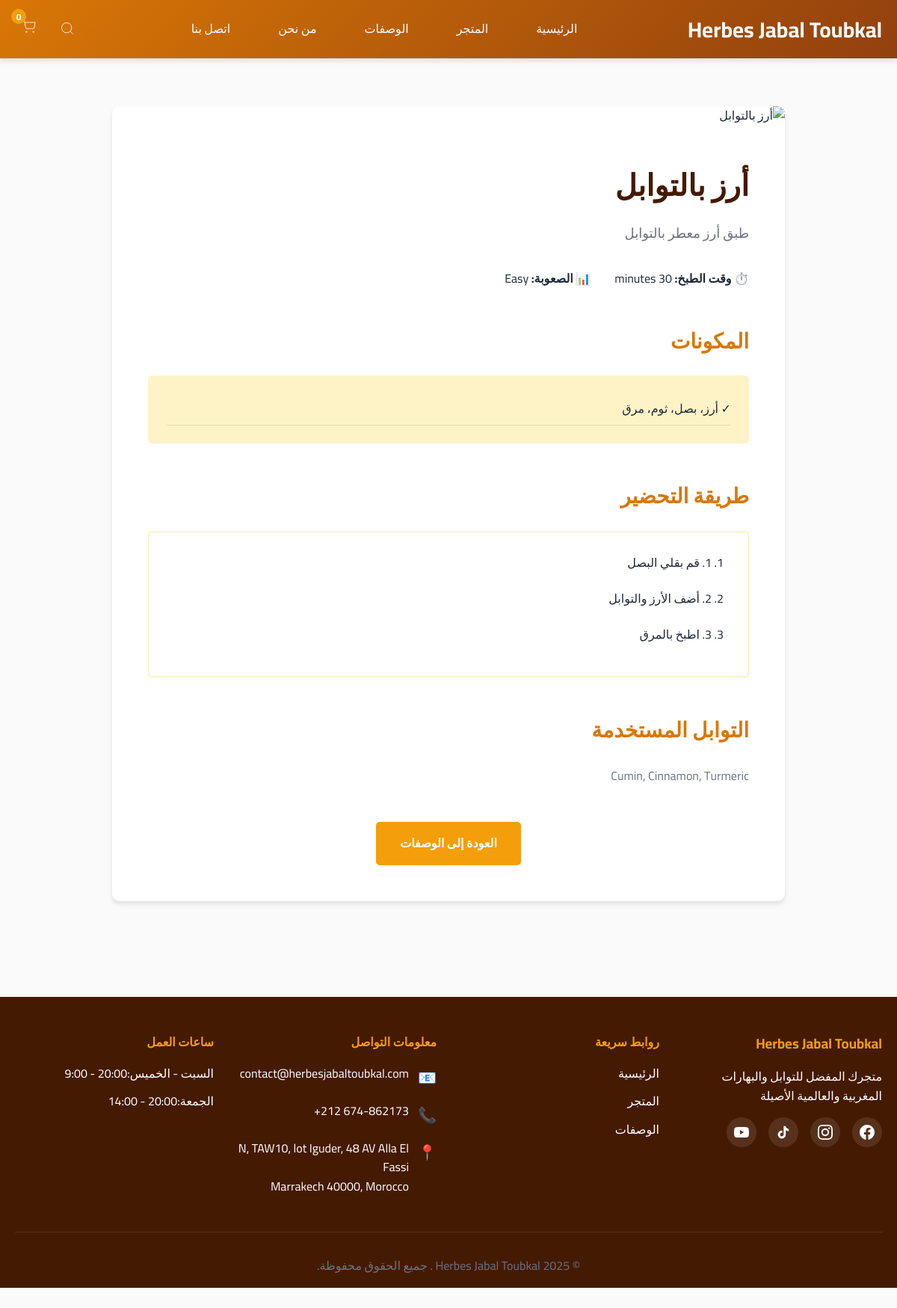
The app's page /recipe-details.php?id=2 with its own data.
### tables this page shows
CREATE TABLE IF NOT EXISTS recipes (
    id INT AUTO_INCREMENT PRIMARY KEY,
    title VARCHAR(255) NOT NULL,
    title_ar VARCHAR(255) NOT NULL,
    description TEXT,
    description_ar TEXT,
    image VARCHAR(255) NOT NULL,
    ingredients TEXT NOT NULL,
    ingredients_ar TEXT NOT NULL,
    steps TEXT NOT NULL,
    steps_ar TEXT NOT NULL,
    spices_used TEXT,
    cooking_time VARCHAR(50),
    difficulty VARCHAR(50),
    created_at TIMESTAMP DEFAULT CURRENT_TIMESTAMP
);

### recipe-details.php (the view, shortened to what this page needs)
<?php
require_once 'includes/header.php';
$recipeId = intval($_GET['id']);
$conn = getDBConnection();
$sql = "SELECT * FROM recipes WHERE id = ?";
$stmt = $conn->prepare($sql);
$stmt->bind_param("i", $recipeId);
$stmt->execute();
$result = $stmt->get_result();
$recipe = $result->fetch_assoc();
?>
<div class="container">
    <section class="section">
        <div style="max-width: 900px; margin: 0 auto;">
            <div style="background-color: var(--white); border-radius: 10px; overflow: hidden; box-shadow: var(--shadow);">
                <img src="<?php echo BASE_URL . $recipe['image']; ?>"
                     alt="<?php echo htmlspecialchars($recipe['title_ar']); ?>"
                     style="width: 100%; height: 400px; object-fit: cover;"
                     onerror="this.src='images/placeholder.jpg'">
                <div style="padding: 3rem;">
                    <h1 style="font-size: 2.5rem; margin-bottom: 1rem; color: var(--dark-color);">
                        <?php echo htmlspecialchars($recipe['title_ar']); ?>
                    </h1>
                    <?php if ($recipe['description_ar'] || $recipe['description']): ?>
                        <p style="font-size: 1.125rem; color: var(--text-light); margin-bottom: 2rem; line-height: 1.8;">
                            <?php echo nl2br(htmlspecialchars($recipe['description_ar'] ?: $recipe['description'])); ?>
                        </p>
                    <?php endif; ?>
                    <div style="display: flex; gap: 2rem; margin-bottom: 3rem; flex-wrap: wrap;">
                        <?php if ($recipe['cooking_time']): ?>
                            <div>
                                <strong>⏱️ وقت الطبخ:</strong> <?php echo htmlspecialchars($recipe['cooking_time']); ?>
                            </div>
                        <?php endif; ?>
                        <?php if ($recipe['difficulty']): ?>
                            <div>
                                <strong>📊 الصعوبة:</strong> <?php echo htmlspecialchars($recipe['difficulty']); ?>
                            </div>
                        <?php endif; ?>
                    </div>
                    <div style="margin-bottom: 3rem;">
                        <h2 style="font-size: 1.75rem; margin-bottom: 1.5rem; color: var(--primary-color);">المكونات</h2>
                        <div style="background-color: var(--light-color); padding: 1.5rem; border-radius: 5px;">
                            <ul style="list-style: none; padding: 0;">
                                <?php
                                $ingredients = explode("\n", $recipe['ingredients_ar'] ?: $recipe['ingredients']);
                                foreach ($ingredients as $ingredient) {
                                    if (trim($ingredient)) {
                                        echo '<li style="padding: 0.5rem 0; border-bottom: 1px solid rgba(0,0,0,0.1);">✓ ' . htmlspecialchars(trim($ingredient)) . '</li>';
                                    }
                                }
                                ?>
                            </ul>
                        </div>
                    </div>
                    <div style="margin-bottom: 3rem;">
                        <h2 style="font-size: 1.75rem; margin-bottom: 1.5rem; color: var(--primary-color);">طريقة التحضير</h2>
                        <div style="background-color: var(--white); padding: 1.5rem; border-radius: 5px; border: 2px solid var(--light-color);">
                            <ol style="padding-right: 1.5rem; line-height: 2;">
                                <?php
                                $steps = explode("\n", $recipe['steps_ar'] ?: $recipe['steps']);
                                foreach ($steps as $index => $step) {
                                    if (trim($step)) {
                                        echo '<li style="margin-bottom: 1rem; color: var(--text-color);">' . htmlspecialchars(trim($step)) . '</li>';
                                    }
                                }
                                ?>
                            </ol>
                        </div>
                    </div>
                    <?php if ($recipe['spices_used']): ?>
                    <div style="margin-bottom: 2rem;">
                        <h2 style="font-size: 1.75rem; margin-bottom: 1.5rem; color: var(--primary-color);">التوابل المستخدمة</h2>
                        <p style="color: var(--text-light); line-height: 1.8;">
                            <?php echo nl2br(htmlspecialchars($recipe['spices_used'])); ?>
                        </p>
                    </div>
                    <?php endif; ?>
                    <div style="margin-top: 3rem; text-align: center;">
                        <a href="recipes.php" class="btn">العودة إلى الوصفات</a>
                    </div>
                </div>
            </div>
        </div>
    </section>
</div>
<?php require_once 'includes/footer.php'; ?>

### assets/css/style.css (style rules this page uses)
* { margin: 0; padding: 0; box-sizing: border-box; }
html { scroll-behavior: smooth; }
:root { --primary-color: #d97706; --secondary-color: #92400e; --accent-color: #f59e0b; --dark-color: #451a03; --light-color: #fef3c7; --text-color: #1f2937; --text-light: #6b7280; --white: #ffffff; --shadow: 0 4px 6px rgba(0, 0, 0, 0.1); --shadow-lg: 0 10px 25px rgba(0, 0, 0, 0.15); --transition: all 0.3s ease; }
body { font-family: 'Cairo', 'Arial', sans-serif; color: var(--text-color); line-height: 1.6; background-color: #fafafa; direction: rtl; }
.container { max-width: 1200px; margin: 0 auto; padding: 0 20px; }
.btn { display: inline-block; padding: 1rem 2rem; background-color: var(--accent-color); color: var(--white); text-decoration: none; border-radius: 5px; font-weight: 600; transition: var(--transition); border: none; cursor: pointer; font-size: 1rem; }
.section { padding: 4rem 0; }

### records on screen
recipes: title_ar "أرز بالتوابل", description_ar "طبق أرز معطر بالتوابل", cooking_time "30 minutes", difficulty "Easy", ingredients_ar "أرز، بصل، ثوم، مرق", steps_ar "1. قم بقلي البصل", steps_ar "2. أضف الأرز والتوابل", steps_ar "3. اطبخ بالمرق", spices_used "Cumin, Cinnamon, Turmeric"

### other values on screen
count($_SESSION['cart']) "0"
